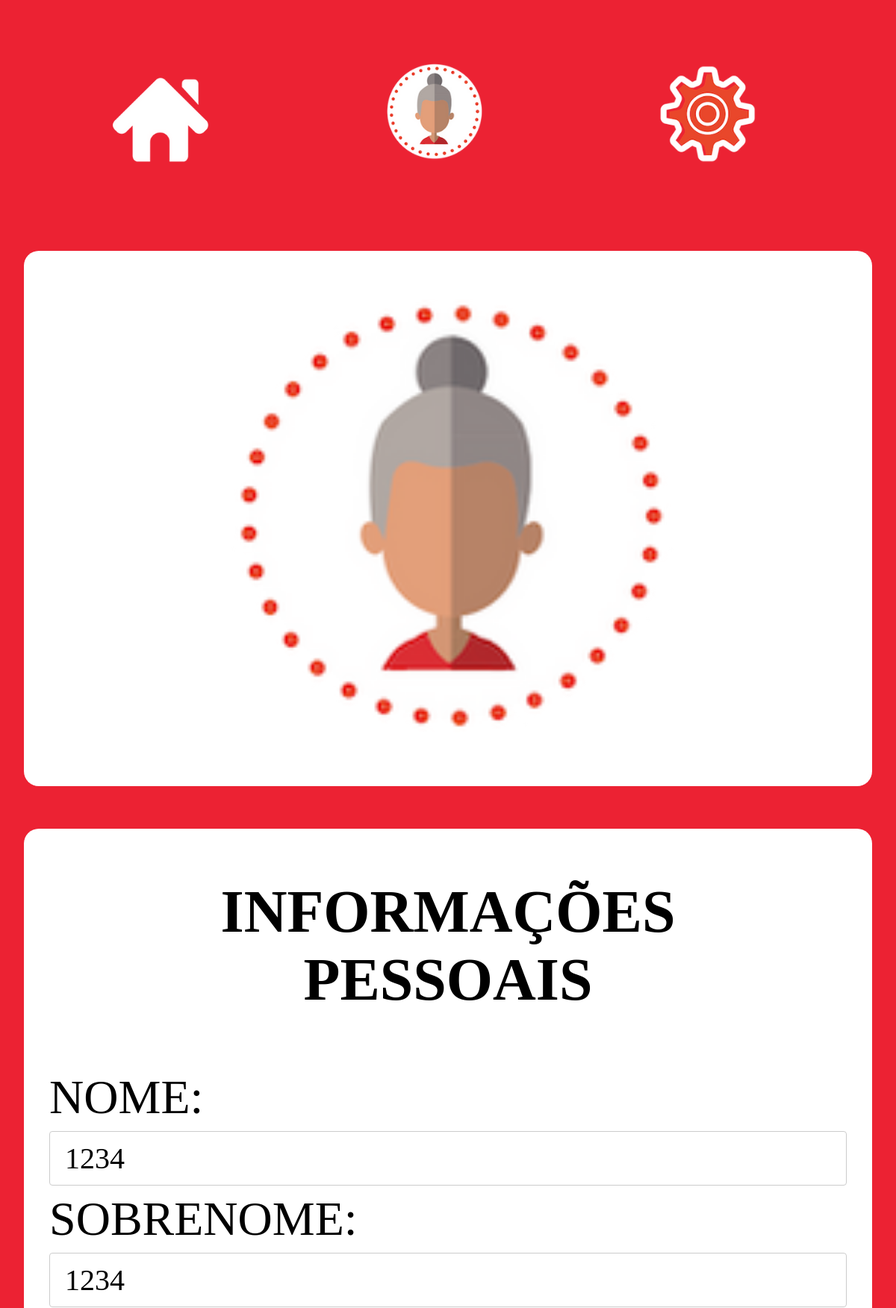
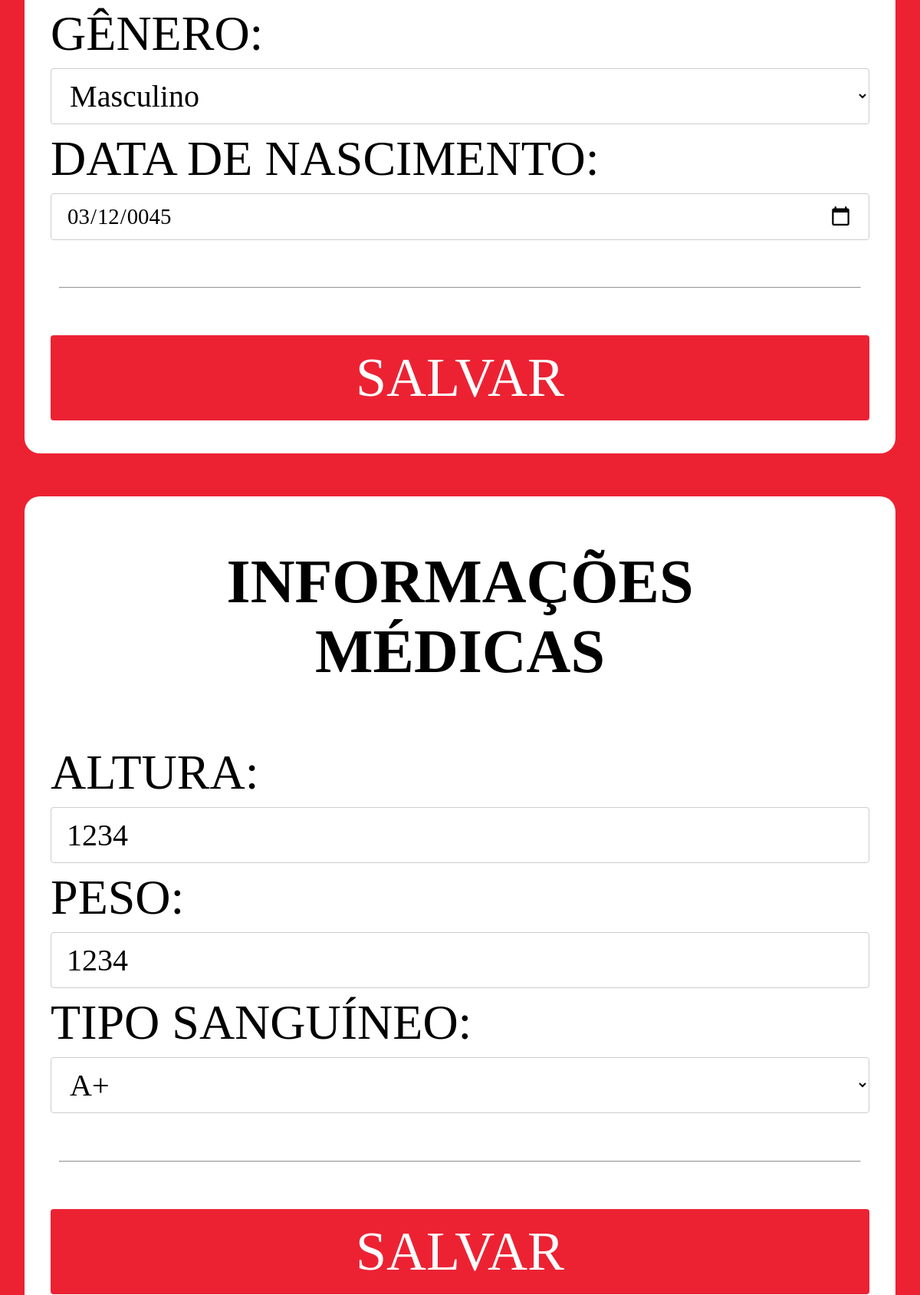
The page /views/perfil.php (signed in, upper part) on the database its author committed (2 pictures, top to bottom).
### tables this page shows
CREATE TABLE `usuario` (
  `idusuario` int(11) NOT NULL,
  `email_usuario` varchar(100) NOT NULL,
  `senha_usuario` varchar(100) NOT NULL,
  `nome_usuario` varchar(100) NOT NULL,
  `sobrenome_usuario` varchar(100) NOT NULL,
  `genero_usuario` int(11) NOT NULL,
  `dataNascimento_usuario` date NOT NULL,
  `altura_usuario` double NOT NULL,
  `peso_usuario` double NOT NULL,
  `tipoSanguineo_usuario` int(11) NOT NULL
);

### model/classes/usuario.php (called while the page is built, shortened)
<?php
class Usuario{
private $idusuario="";
function getidusuario(){
    return $this->idusuario;
}
}
?>

### views/perfil.php (the view, shortened to what this page needs)
<!DOCTYPE html>
<html>
<head>
    <link rel="stylesheet" type="text/css" href="../estilo/style.css">
</head>
<body>
    <section class="menu-principal">
        <a href="../index.php" id="img"><img src="../img/home.png"></a>
        <a href="perfil.php" id="img2"><img src="../img/avatar.png"></a>
        <a href="conf.php" id="img4"><img src="../img/conf.png"></a>
    </section>
    <section class="container">
        <img id="logo-principal" src="../img/avatar.png">
    </section>
    <form name="infoPessoais" method="POST" action="../controller/scriptPerfil.php">
    <?php
        require_once "../model/classes/usuario.php";
        $id = $_SESSION['user']->getIdusuario();
        $sql = "SELECT * from usuario where idusuario={$id}";
        $consulta = $GLOBALS['conn'] ->query($sql);
        $consulta = $consulta->fetch_array();
        echo '<section class="container">';
        echo '<h1 class="titulo">INFORMAÇÕES PESSOAIS</h1>';
        echo '<label class="descricao">NOME:</label>';
        echo '<input type="text" name="nome" value="'.$consulta['nome_usuario'].'">';
        echo '<label class="descricao">SOBRENOME:</label>';
        echo '<input type="text" name="sobrenome" value="'.$consulta['sobrenome_usuario'].'">';
        echo '<label class="descricao">GÊNERO:</label>';
        echo '<select name="genero">';
        if ($consulta['genero_usuario'] == "1") {
            echo '<option value="1" selected >Masculino</option>';
        } elseif ($consulta['genero_usuario'] == "2") {
            echo '<option value="1"  >Masculino</option>';
            echo '<option value="2" selected >Feminino</option>';
            echo '<option value="3" >Outro</option>';
        } else {
            echo '<option value="1" >Masculino</option>';
            echo '<option value="2" >Feminino</option>';
            echo '<option value="3" selected >Outro</option>';
        }
        echo '</select>';
        echo '<label class="descricao">DATA DE NASCIMENTO:</label>';
        echo '<input type="date" name="dataNascimento" value="'.$consulta['dataNascimento_usuario'].'">';
        echo '<hr>';
        echo '<input type="submit" name="infoPessoais" class="button" value="SALVAR">';
        echo '</section>';
        echo '</form>';
        echo '<form name="infoMedicas" method="POST" action="../controller/scriptPerfil.php">';
        echo '<section class="container">';
        echo '<h1 class="titulo">INFORMAÇÕES MÉDICAS</h1>';
        echo '<label class="descricao">ALTURA:</label>';
        echo '<input type="text" name="altura" value="'.$consulta['altura_usuario'].'">';
        echo '<label class="descricao">PESO:</label>';
        echo '<input type="text" name="peso" value="'.$consulta['peso_usuario'].'">';
        echo '<label class="descricao">TIPO SANGUÍNEO:</label>';
        if ($consulta['tipoSanguineo_usuario'] == "0") {
            echo '<select name="tipoSanguineo">';
            echo '<option value="0" selected >Selecione</option>';
            echo '<option value="1" >A+</option>';
            echo '<option value="2">A-</option>';
            echo '<option value="3">B+</option>';
            echo '<option value="4">B-</option>';
            echo '<option value="5">AB+</option>';
            echo '<option value="6">AB-</option>';
            echo '<option value="7">O+</option>';
            echo '<option value="8">O-</option>';
        }elseif ($consulta['tipoSanguineo_usuario'] == "1") {
            echo '<select name="tipoSanguineo">';
            echo '<option value="1" selected >A+</option>';
        }
        ?>
        </select>
        <hr>
        <input type="submit" name="infoMedicas" class="button" value="SALVAR">
    </section>
    </form>
</body>
</html>

### estilo/style.css (style rules this page uses)
body { background-color: #ec2233; padding-left: 2%; padding-right: 2%; font-family: "Alternate Gothic No1 D"; margin-top: 2%; }
h1, h2 { padding: 0; margin: 1%; color: black; }
.menu-principal a { margin: 0 auto; width: 33%; }
.menu-principal img { padding-right: 10%; padding-left: 10%; padding-bottom: 5%; padding-top: 5%; width: 12%; }
#logo-principal { width: 60%; float: center; background-color: white; display: block; margin-left: auto; margin-right: auto }
hr { margin: 1%; }
.container { clear: both; margin-top: 5%; margin-bottom: 5%; padding: 3%; background-color: white; border-radius: 20px; }
.container h1 { color:black; padding: 2%; text-align: center; margin-bottom: 5%; }
.container label { clear: both; }
.container hr { margin-top: 5%; margin-bottom: 5%; }
select { width: 100%; padding: 12px 20px; margin: 8px 0; display: inline-block; background-color: white; border: 1px solid #ccc; border-radius: 4px; box-sizing: border-box; font-size: 250%; font-family: "Alternate Gothic No1 D"; }
input[type=text] { width: 100%; padding: 12px 20px; margin: 8px 0; display: inline-block; border: 1px solid #ccc; border-radius: 4px; box-sizing: border-box; font-size: 250%; font-family: "Alternate Gothic No1 D"; }
input[type=submit] { width: 100%; background-color: #ec2233; color: white; padding: 14px 20px; margin: 8px 0; border: none; border-radius: 4px; cursor: pointer; font-size: 450%; font-family: "Alternate Gothic No1 D"; }
input[type=date] { width: 100%; background-color: white; padding: 12px 20px; margin: 8px 0; display: inline-block; border: 1px solid #ccc; border-radius: 4px; box-sizing: border-box; font-family: "Alternate Gothic No1 D"; font-size: 180%; }
.descricao { font-size: 400%; height: 150px; }
.titulo { float: center; width: 94%; font-size: 500%; }

### rows shown on the page
usuario: nome "1234", sobrenome "1234", genero "Masculino", dataNascimento "03/12/0045", altura "1234", peso "1234"
